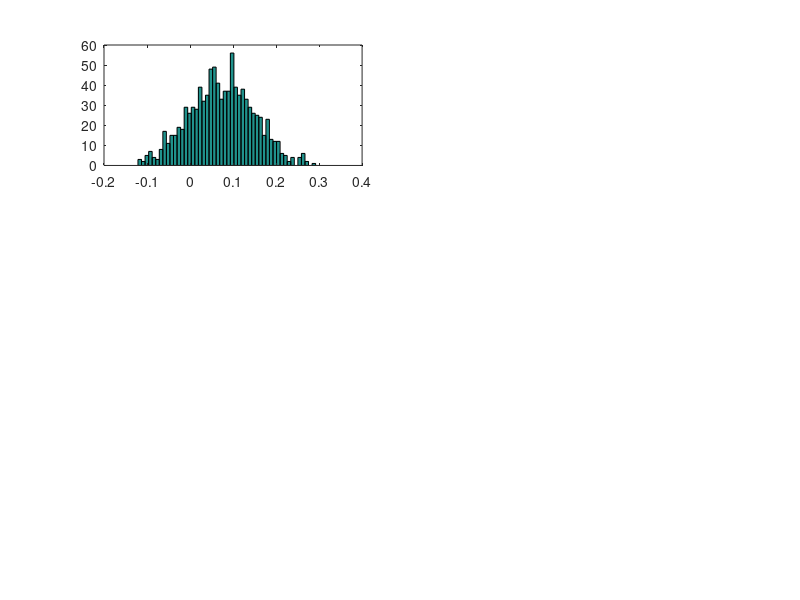

Recreate this plot in MATLAB. (Note: this script raises an error after producing the figure.)
%% DGP 
clc
clear
rng(37073);

Tob     = 200; % total observation
mu      = 0.2;
phi     = 0.9;
sigma2  = 1;

y = zeros(Tob,1);
for t = 2:Tob
    y(t) = mu + phi * y(t-1) + sqrt(sigma2)*randn(1);
end

%plot(y);
%% Gibbs sampling
% model representation
T   = Tob - 1;
X   = [ones(T, 1) y(1:Tob-1)];
Y   = y(2:end);


iter    = 4000;
burn    = iter - 1000;

% prior for beta = [mu; phi]: N(beta0, beta_s0)
beta0   = zeros(2,1);
beta_s0 = eye(2);

% prior for sigma2: IG(0.5v0, 0.5delta0) 
v0      = 1;
delta0  = 0.1;

% starting values
b0      = inv(X'*X)*X'*Y;
Sigma2  = (Y - X*b0)'*(Y - X*b0)/(T - 2);

% memory reservation
Betas   = zeros(1000, 2);
Sigma2s = zeros(1000, 1);

for i = 1:iter
    % 1. beta|sigma2 
    beta1   = inv(inv(beta_s0) + (1/Sigma2) * X'*X) * (inv(beta_s0) * beta0 + (1/Sigma2) * X'*Y);
    beta_s1 = inv(inv(beta_s0) + (1/Sigma2) * X'*X);
    
    % draw under stationarity-restriction
    foo     = 0;
    while foo == 0
        Beta    = beta1 + chol(beta_s1)'*randn(2,1);
        if abs(Beta(2)) < 1
            foo = 1;
        end
    end
    
    % 2. sigma2|beta
    v1      = v0 + T;
    delta1  = delta0 + (Y - X*Beta)'*(Y - X*Beta);
    
    % draw
    faa     = randn(v1, 1);
    Sigma2  = delta1 / (faa' * faa);
    
    % store the results
    if i > burn
        Betas(i-burn,:)   = Beta';
        Sigma2s(i-burn,:) = Sigma2;
    end
    
end

%% print and plot
[mu phi]
mean(Betas)
prctile(Betas, [5, 95])

sigma2
mean(Sigma2s)
prctile(Sigma2s, [5, 95])


subplot(3,2,1);
hist(Betas(:,1), 50);
title("intercept (true: " + mu + " )");
subplot(3,2,2);
plot(Betas(:,1));
xlabel("Iter");
title("intercept (true: " + mu + " )");
subplot(3,2,3);
hist(Betas(:,2), 50);
title("AR coeff (true: " + phi + " )");
subplot(3,2,4);
plot(Betas(:,2));
xlabel("Iter");
title("AR coeff (true: " + phi + " )");
subplot(3,2,5);
hist(Sigma2s, 50);
title("Fehlervarianz (true: " + sigma2 + " )");
subplot(3,2,6);
plot(Sigma2s);
xlabel("Iter");
title("Fehlervarianz (true: " + sigma2 + " )");
